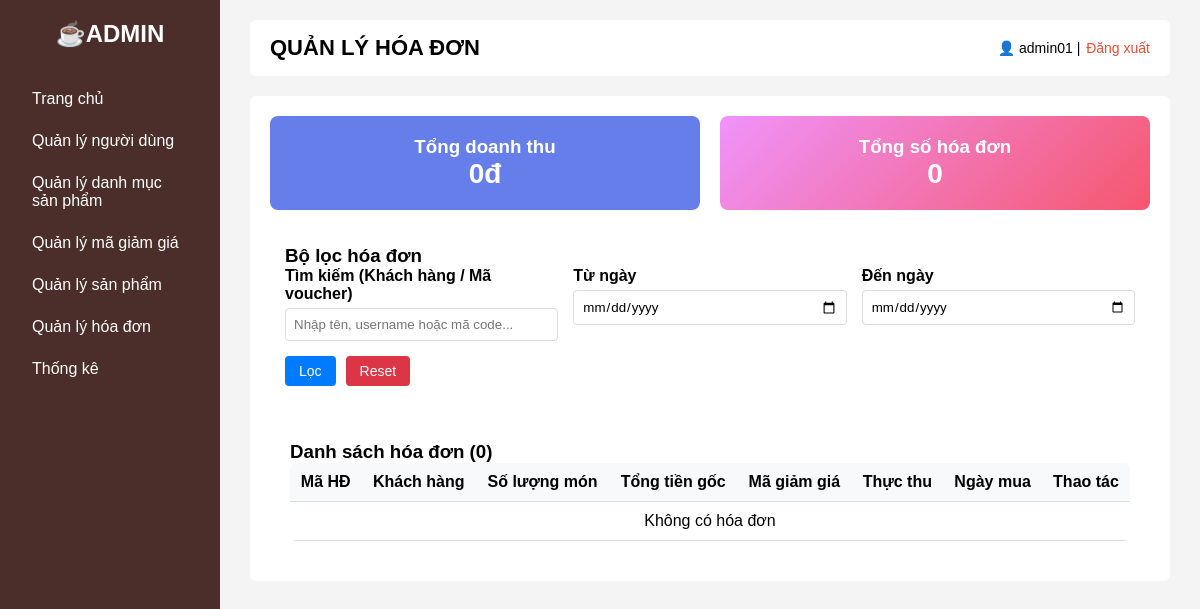
The app's page /php/phpAdmin/orders.php (signed in), older data.
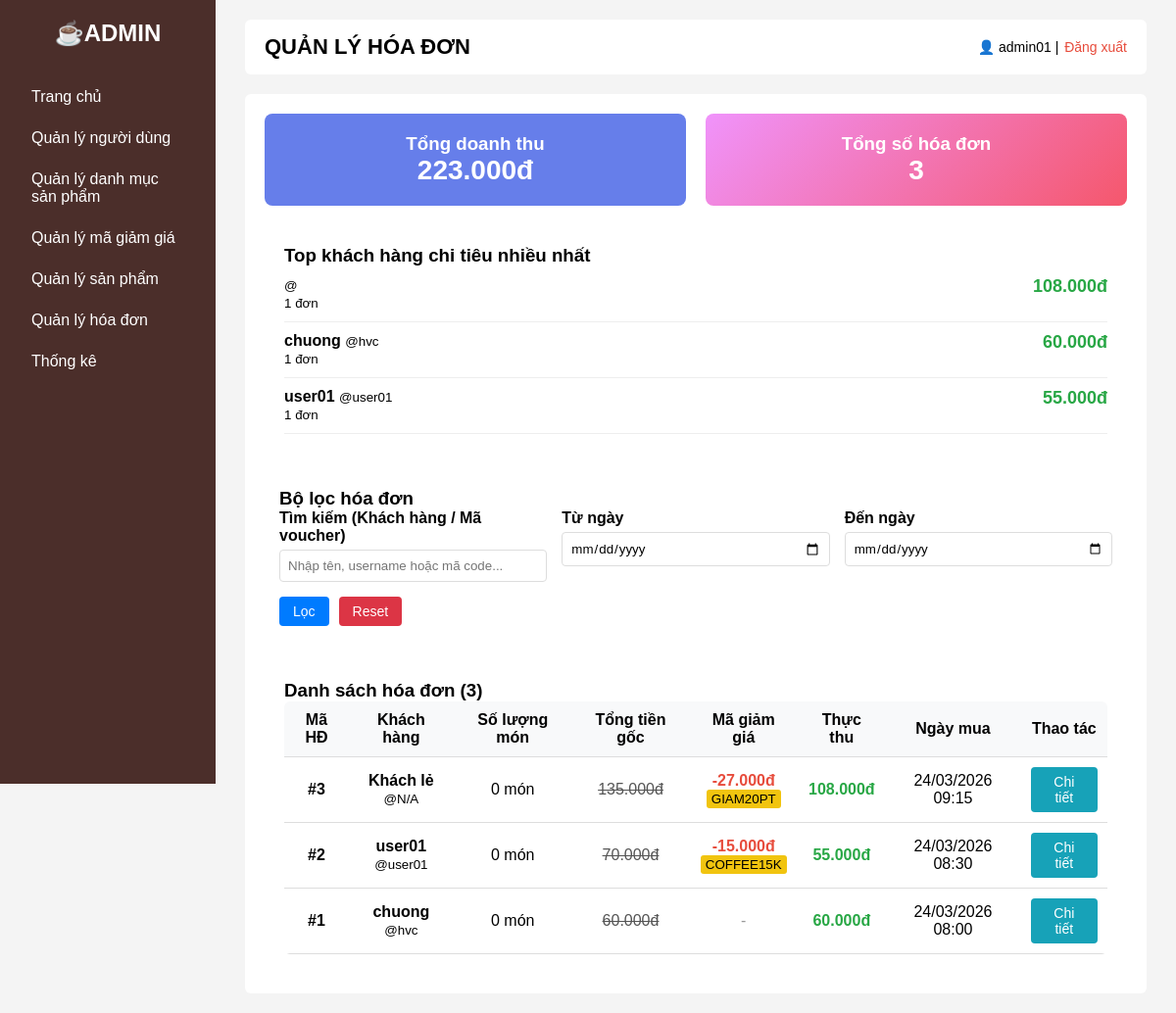
The same page, newer data.
### tables this page shows
CREATE TABLE `orders` (
  `id` int(11) NOT NULL,
  `user_id` int(11) NOT NULL,
  `total_amount` int(11) NOT NULL,
  `voucher_id` int(11) DEFAULT NULL,
  `discount_amount` int(11) DEFAULT 0,
  `final_amount` int(11) NOT NULL,
  `created_at` datetime DEFAULT current_timestamp()
);

CREATE TABLE `vouchers` (
  `voucher_id` int(11) NOT NULL,
  `voucher_code` varchar(50) NOT NULL,
  `discount_type` enum('fixed','percent') NOT NULL,
  `discount_value` int(11) NOT NULL,
  `min_order_value` int(11) DEFAULT 0,
  `usage_limit` int(11) DEFAULT 100,
  `used_count` int(11) DEFAULT 0,
  `start_date` datetime NOT NULL,
  `end_date` datetime NOT NULL,
  `status` tinyint(1) DEFAULT 1
);

CREATE TABLE `users` (
  `id` int(11) NOT NULL,
  `name` varchar(100) NOT NULL,
  `username` varchar(100) NOT NULL,
  `password` varchar(255) NOT NULL,
  `role` varchar(20) NOT NULL DEFAULT 'user',
  `email` varchar(255) NOT NULL,
  `address` varchar(255) DEFAULT NULL
);

### php/phpAdmin/orders.php (the view, shortened to what this page needs)
<?php
include "../connect.php";
$date_from = $_GET["date_from"] ?? "";
$date_to   = $_GET["date_to"] ?? "";
$search    = trim($_GET["txt_search_invoice"] ?? "");
$query = "SELECT o.*, u.name AS customer_name, u.username, v.voucher_code,
          (SELECT COUNT(id) FROM user_invoices WHERE order_id = o.id) as item_count
          FROM orders o
          LEFT JOIN users u ON o.user_id = u.id
          LEFT JOIN vouchers v ON o.voucher_id = v.voucher_id
          WHERE 1=1";
$query .= " ORDER BY o.id DESC";
try {
    $invoices = $conn->query($query);
} catch (mysqli_sql_exception $e) {
    echo "<div style='background:#ffdddd; padding:15px; border:1px solid red; margin-bottom: 20px;'>";
    echo "<strong>Lỗi MySQL báo về:</strong> " . $e->getMessage() . "<br><br>";
    echo "<strong>Câu lệnh SQL lúc chạy:</strong> " . $query;
    echo "</div>";
    exit;
}
$revenue_query = "SELECT SUM(final_amount) AS total FROM orders WHERE 1=1";
$total_revenue = $conn->query($revenue_query)->fetch_assoc()["total"] ?? 0;
$customer_stats_query = "SELECT u.name AS customer_name, u.username,
                         COUNT(o.id) AS order_count,
                         SUM(o.final_amount) AS total_spent
                         FROM orders o
                         LEFT JOIN users u ON o.user_id = u.id
                         WHERE 1=1";
$customer_stats_query .= " GROUP BY o.user_id ORDER BY total_spent DESC LIMIT 3";
$customer_stats = $conn->query($customer_stats_query);
?>
<!DOCTYPE html>
<html lang="vi">
<head>
    <link rel="stylesheet" href="../../css/home.css?v=<?php echo time(); ?>">
    <link rel="stylesheet" href="../../css/orders.css?v=<?php echo time(); ?>">
</head>
<body>
    <div class="layout">
        <aside class="sidebar">
            <h2>☕ADMIN</h2>
            <ul>
                <li><a href="adminHome.php">Trang chủ</a></li>
                <li><a href="adminUsers.php">Quản lý người dùng</a></li>
                <li><a href="categories.php">Quản lý danh mục sản phẩm</a></li>
                <li><a href="vouchers.php">Quản lý mã giảm giá</a></li>
                <li><a href="products.php">Quản lý sản phẩm</a></li>
                <li><a href="orders.php" class="active">Quản lý hóa đơn</a></li>
                <li><a href="statistics.php">Thống kê</a></li>
            </ul>
        </aside>
        <main class="content">
            <header class="topbar">
                <h1>QUẢN LÝ HÓA ĐƠN</h1>
                <div class="account">
                    👤 <?= htmlspecialchars($_SESSION["username"]) ?> |
                    <a href="../phpAccount/logout.php">Đăng xuất</a>
                </div>
            </header>
            <section class="welcome">
                <div class="stats-container">
                    <div class="stats-box">
                        <h3>Tổng doanh thu</h3>
                        <div class="amount"><?= number_format($total_revenue, 0, ',', '.') ?>đ</div>
                    </div>
                    <div class="stats-box" style="background:linear-gradient(135deg,#f093fb,#f5576c)">
                        <h3>Tổng số hóa đơn</h3>
                        <div class="amount"><?= $invoices->num_rows ?></div>
                    </div>
                </div>
                <?php if ($customer_stats->num_rows > 0): ?>
                    <div class="customer-stats">
                        <h3>Top khách hàng chi tiêu nhiều nhất</h3>
                        <?php while ($cs = $customer_stats->fetch_assoc()): ?>
                            <div class="customer-item">
                                <div>
                                    <strong><?= htmlspecialchars($cs["customer_name"]) ?></strong>
                                    <small>@<?= htmlspecialchars($cs["username"]) ?></small><br>
                                    <small><?= $cs["order_count"] ?> đơn</small>
                                </div>
                                <div>
                                    <strong style="color:#28a745;font-size:18px">
                                        <?= number_format($cs["total_spent"], 0, ',', '.') ?>đ
                                    </strong>
                                </div>
                            </div>
                        <?php endwhile; ?>
                    </div>
                <?php endif; ?>
                <div class="filter-section">
                    <h3>Bộ lọc hóa đơn</h3>
                    <form method="GET" style="display:grid;grid-template-columns:repeat(auto-fit,minmax(250px,1fr));gap:15px;">
                        <div class="form-group">
                            <label>Tìm kiếm (Khách hàng / Mã voucher)</label>
                            <input type="text" name="txt_search_invoice" value="<?= htmlspecialchars($search) ?>" placeholder="Nhập tên, username hoặc mã code...">
                        </div>
                        <div class="form-group">
                            <label>Từ ngày</label>
                            <input type="date" name="date_from" value="<?= htmlspecialchars($date_from) ?>">
                        </div>
                        <div class="form-group">
                            <label>Đến ngày</label>
                            <input type="date" name="date_to" value="<?= htmlspecialchars($date_to) ?>">
                        </div>
                        <div style="display:flex;gap:10px;align-items:end;">
                            <button class="btn btn-primary">Lọc</button>
                            <a href="orders.php" class="btn btn-danger">Reset</a>
                        </div>
                    </form>
                </div>
                <div style="background:#fff;padding:20px;border-radius:8px;">
                    <h3>Danh sách hóa đơn (<?= $invoices->num_rows ?>)</h3>
                    <table>
                        <thead>
                            <tr>
                                <th>Mã HĐ</th>
                                <th>Khách hàng</th>
                                <th>Số lượng món</th>
                                <th>Tổng tiền gốc</th>
                                <th>Mã giảm giá</th>
                                <th>Thực thu</th>
                                <th>Ngày mua</th>
                                <th>Thao tác</th>
                            </tr>
                        </thead>
                        <tbody>
                            <?php if ($invoices->num_rows > 0): ?>
                                <?php while ($row = $invoices->fetch_assoc()): ?>
                                    <tr>
                                        <td style="text-align:center;"><strong>#<?= $row["id"] ?></strong></td>
                                        <td>
                                            <strong><?= htmlspecialchars($row["customer_name"] ?? 'Khách lẻ') ?></strong><br>
                                            <small>@<?= htmlspecialchars($row["username"] ?? 'N/A') ?></small>
                                        </td>
                                        <td style="text-align:center;"><span class="badge"><?= $row["item_count"] ?> món</span></td>
                                        <td style="text-align:center; color:#555;"><del><?= number_format($row["total_amount"], 0, ',', '.') ?>đ</del></td>
                                        <td style="text-align:center;">
                                            <?php if ($row["discount_amount"] > 0): ?>
                                                <strong style="color:#e74c3c;">-<?= number_format($row["discount_amount"], 0, ',', '.') ?>đ</strong><br>
                                                <small style="background:#f1c40f; padding:2px 5px; border-radius:3px; color:#000;">
                                                    <?= htmlspecialchars($row["voucher_code"]) ?>
                                                </small>
                                            <?php else: ?>
                                                <span style="color:#999;">-</span>
                                            <?php endif; ?>
                                        </td>
                                        <td style="text-align:center;"><strong style="color:#28a745; font-size:16px;"><?= number_format($row["final_amount"], 0, ',', '.') ?>đ</strong></td>
                                        <td style="text-align:center;"><?= date("d/m/Y H:i", strtotime($row["created_at"])) ?></td>
                                        <td style="text-align:center;">
                                            <button onclick="viewInvoiceDetail(<?= $row['id'] ?>)" class="btn btn-info" style="background:#17a2b8; color:white;">Chi tiết</button>
                                    </tr>
                                <?php endwhile; ?>
                            <?php else: ?>
                                <tr>
                                    <td colspan="8" style="text-align:center;">Không có hóa đơn</td>
                                </tr>
                            <?php endif; ?>
                        </tbody>
                    </table>
                </div>
            </section>
        </main>
    </div>
</body>
</html>

### css/home.css (style rules this page uses)
* { margin: 0; padding: 0; box-sizing: border-box; font-family: Arial, sans-serif; }
.layout { display: flex; min-height: 100vh; background: #f4f4f4; }
.sidebar { width: 220px; background: #4b2e2a; color: white; padding: 20px; position: sticky; top: 0; height: 100vh; overflow-y: auto; }
.sidebar h2 { text-align: center; margin-bottom: 30px; }
.sidebar ul { list-style: none; }
.sidebar li { padding: 12px; cursor: pointer; border-radius: 5px; }
.content { flex: 1; padding: 20px 30px; }
.topbar { display: flex; justify-content: space-between; align-items: center; background: white; padding: 15px 20px; border-radius: 6px; margin-bottom: 20px; }
.topbar h1 { font-size: 22px; }
.account { font-size: 14px; }
.account a { text-decoration: none; color: #e74c3c; margin-left: 2px; }
.welcome { background: white; padding: 20px; border-radius: 6px; }
.sidebar a { text-decoration: none; color: white; display: block; width: 100%; }
table { width: 100%; background: white; border-collapse: collapse; border-radius: 6px; overflow: hidden; }
th { background: #4b2e2a; color: white; padding: 12px; text-align: center; }
td { padding: 10px; text-align: center; border-bottom: 1px solid #eee; }

### css/orders.css (style rules this page uses)
.filter-section { background: #fff; padding: 15px; border-radius: 8px; margin-bottom: 20px; }
.form-group label { font-weight: bold; margin-bottom: 5px; display: block; }
.form-group input { width: 100%; padding: 8px; border: 1px solid #ddd; border-radius: 4px; }
.btn { padding: 7px 14px; border-radius: 4px; border: none; cursor: pointer; font-size: 14px; text-decoration: none; }
.btn-primary { background: #007bff; color: #fff; }
.btn-danger { background: #dc3545; color: #fff; }
.btn-info { background: #17a2b8; color: #fff; }
.stats-container { display: grid; grid-template-columns: repeat(auto-fit, minmax(250px, 1fr)); gap: 20px; margin-bottom: 20px; }
.stats-box { background: #667eea; color: #fff; padding: 20px; border-radius: 8px; text-align: center; }
.stats-box .amount { font-size: 28px; font-weight: bold; }
table { width: 100%; border-collapse: collapse; }
table th, table td { padding: 10px; border-bottom: 1px solid #ddd; }
table th { background: #f8f9fa; text-align: center; color: #000 !important; }
.customer-stats { background: #fff; padding: 20px; border-radius: 8px; margin-bottom: 20px; }
.customer-item { display: flex; justify-content: space-between; padding: 10px 0; border-bottom: 1px solid #eee; }

Row changes from the older to the newer data that the page shows:
added orders: id "3", customer_name "Khách lẻ", username "N/A", item_count "0", total_amount "135.000", discount_amount "27.000", voucher.voucher_code "GIAM20PT", final_amount "108.000", created_at "24/03/2026 09:15"
added orders: id "2", user.name "user01", user.username "user01", item_count "0", total_amount "70.000", discount_amount "15.000", voucher.voucher_code "COFFEE15K", final_amount "55.000", created_at "24/03/2026 08:30"
added orders: id "1", user.name "chuong", user.username "hvc", item_count "0", total_amount "60.000", final_amount "60.000", created_at "24/03/2026 08:00"
Text that changed along with them:
$total_revenue: "0" → "223.000"
$invoices->num_rows: "0" → "3"
text no longer shown: "Không có hóa đơn"
text now shown: "Top khách hàng chi tiêu nhiều nhất"
new list line: "@ 1 đơn 108.000 đ"
new list line: "chuong @ hvc 1 đơn 60.000 đ"
new list line: "user01 @ user01 1 đơn 55.000 đ"
